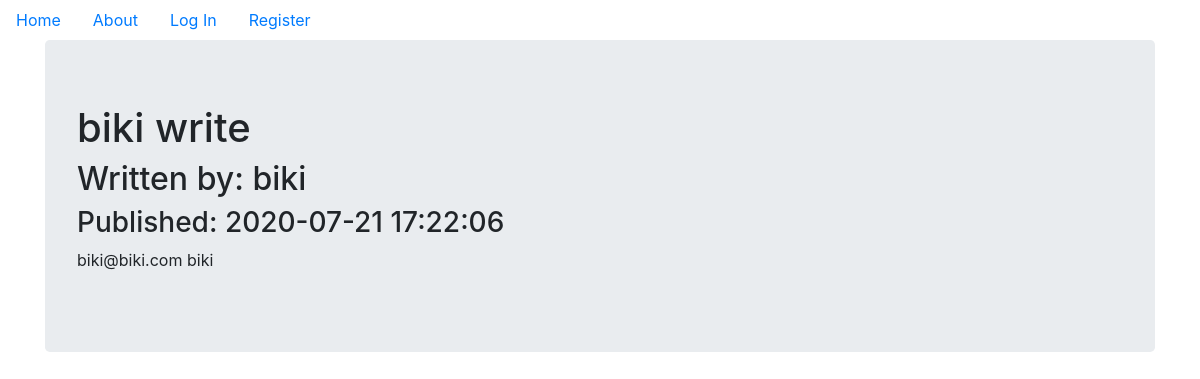
/7, run on the app's committed database.
### puppycompanyblog/models.py (models this page shows, shortened)
class BlogPost(db.Model):
    users = db.relationship(User)
    id = db.Column(db.Integer,primary_key=True)
    user_id = db.Column(db.Integer,db.ForeignKey('users.id'),nullable=False)
    date = db.Column(db.DateTime, nullable=False, default=datetime.now(pytz.timezone('Asia/Tokyo')))
    title = db.Column(db.String(140), nullable=False)
    text = db.Column(db.Text,nullable=False)

class User(db.Model , UserMixin):
    __tablename__ = 'users'
    id = db.Column(db.Integer , primary_key = True)
    profile_image = db.Column(db.String(64), nullable=False,default='default_profile.png')
    email = db.Column(db.String(64), unique=True  , index = True)
    username = db.Column(db.String(64), unique=True, index=True)
    password_hash = db.Column(db.String(128))
    posts = db.relationship('BlogPost', backref='author', lazy=True)

### puppycompanyblog/users/views.py (the view)
@users.route('/<username>')
def user_posts(username):
    page = request.args.get('page',1,type=int)
    user = User.query.filter_by(username=username).first_or_404()
    blog_posts = BlogPost.query.filter_by(author=user).order_by(BlogPost.date.desc()).paginate(page=page,per_page=5)
    now = datetime.now()
    epochtime = str(now.timestamp())
    return render_template('user_blog_posts.html', blog_posts=blog_posts, user=user, epochtime=epochtime)

### puppycompanyblog/blog_posts/views.py (called while the page is built)
@blog_posts.route('/<int:blog_post_id>')
def blog_post(blog_post_id):
    blog_post = BlogPost.query.get_or_404(blog_post_id)
    return render_template('blog_post.html',
                           title=blog_post.title,
                           date=blog_post.date,
                           post=blog_post
                           )

### puppycompanyblog/templates/blog_post.html (shortened to what this page needs)
{% extends "base.html" %}
{% block content %}
    <div class="jumbotron">
        <h1>{{post.title}}</h1>
        <h2>Written by: {{post.author.username}}</h2>
        <h3>Published: {{post.date.strftime("%Y-%m-%d %H:%M:%S")}}</h3>
        <p>{{post.text}}</p>
    </div>
{% endblock %}

### data on the page
BlogPost: title "biki write", date "2020-07-21 17:22:06", text "biki@biki.com biki"
User: author.username "biki"
